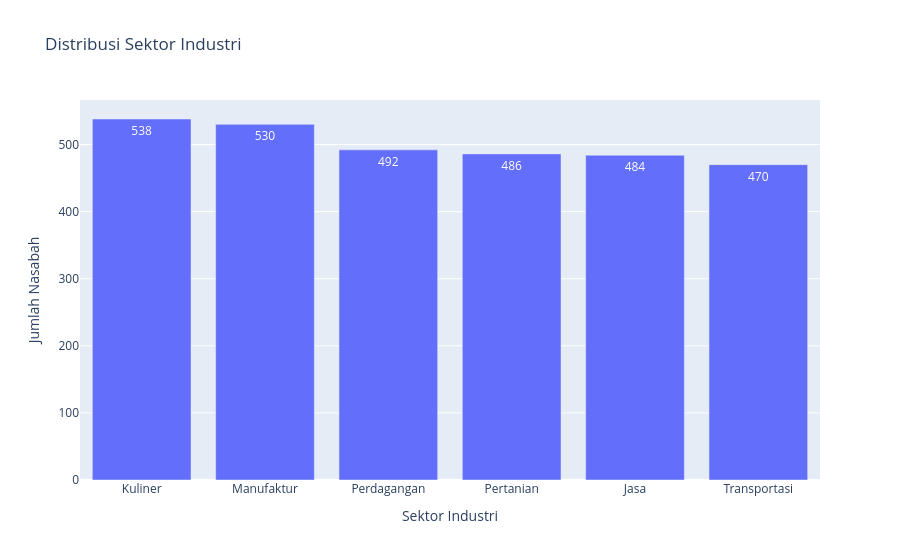

The notebook cell this image was saved under:
### Markdown cell above
**4.1.7 Sektor Industri**

### Code cell
vc = master["industry"].value_counts().reset_index()
vc.columns = ["industry", "jumlah"]
vc["persen"] = (vc["jumlah"] / vc["jumlah"].sum() * 100).round(1)

fig = px.bar(vc, x="industry", y="jumlah", text_auto=True,
             title="Distribusi Sektor Industri",
             labels={"industry": "Sektor Industri", "jumlah": "Jumlah Nasabah"})
fig.show()

print("Insight — jumlah & persentase nasabah per sektor industri:")
print(vc.to_string(index=False))

### Figure 1 — Plotly figure (JSON) as saved in the notebook; plotly's stock layout.template omitted (floating-point values rounded to 4 significant figures)
{"data": [{"hovertemplate": "Sektor Industri=%{x}<br>Jumlah Nasabah=%{y}<extra></extra>", "legendgroup": "", "marker": {"color": "#636efa", "pattern": {"shape": ""}}, "name": "", "orientation": "v", "showlegend": false, "textposition": "auto", "texttemplate": "%{y}", "type": "bar", "x": ["Kuliner", "Manufaktur", "Perdagangan", "Pertanian", "Jasa", "Transportasi"], "xaxis": "x", "y": [538, 530, 492, 486, 484, 470], "yaxis": "y"}], "layout": {"barmode": "relative", "legend": {"tracegroupgap": 0}, "title": {"text": "Distribusi Sektor Industri"}, "xaxis": {"anchor": "y", "domain": [0, 1], "title": {"text": "Sektor Industri"}}, "yaxis": {"anchor": "x", "domain": [0, 1], "title": {"text": "Jumlah Nasabah"}}}}
